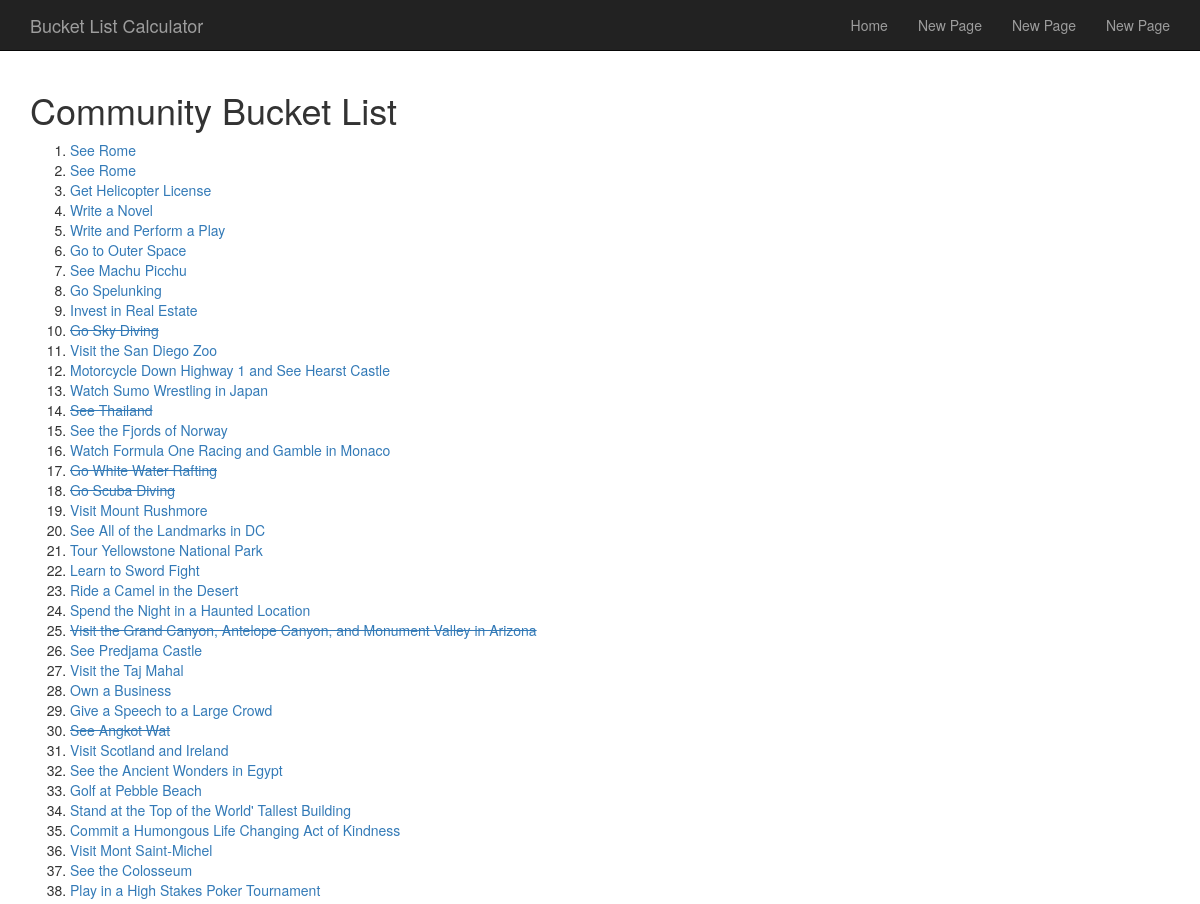
Page /bucketlist/ (upper part) on the earlier database version.
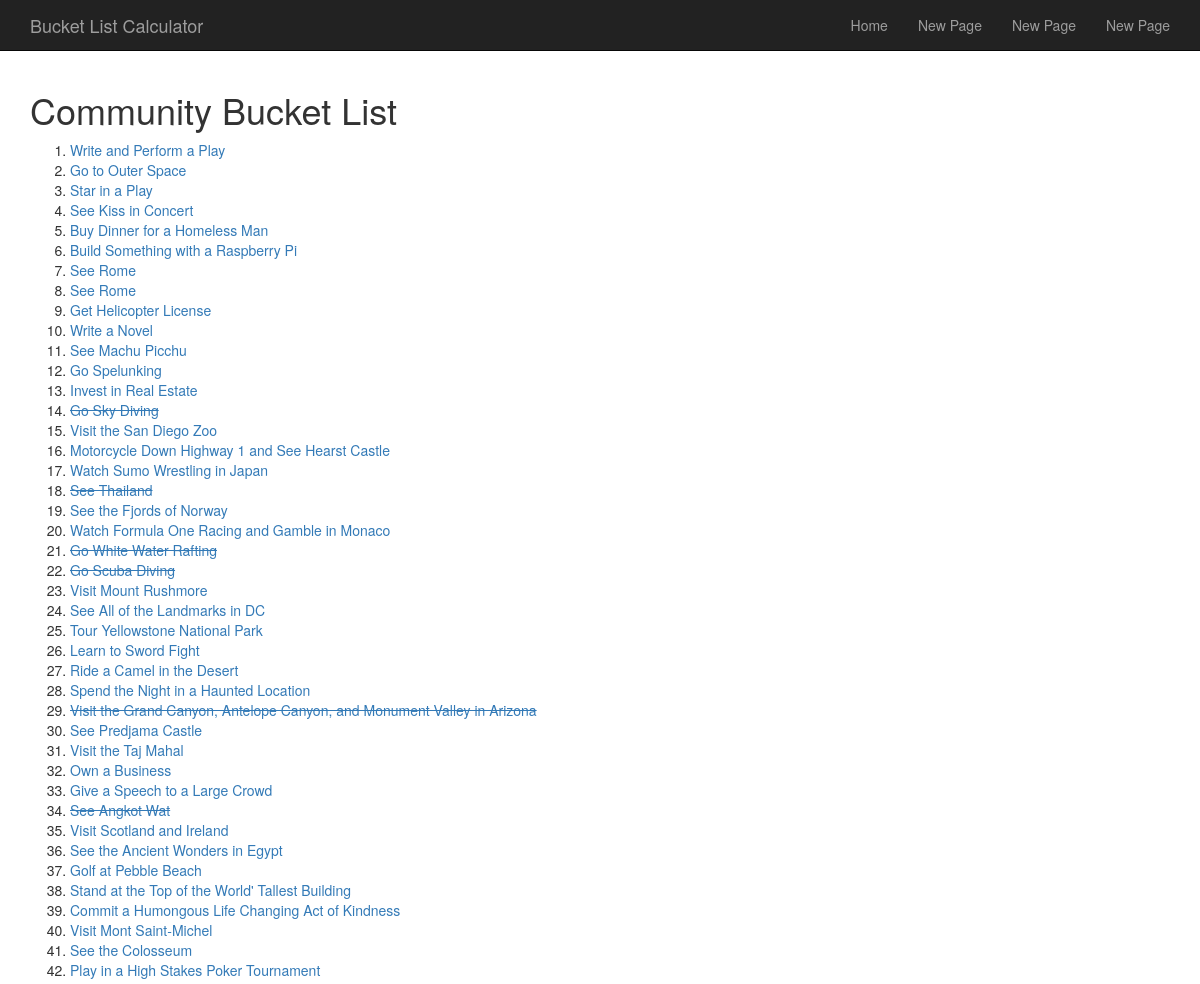
Same page on the later database version.
### BucketList/models.py (models this page shows, shortened)
class BucketListItem(models.Model):
    text = models.CharField(max_length = 200)
    pub_by = models.ForeignKey(User,editable = False)
    pub_date = models.DateTimeField(editable=False)
    goal_type = models.CharField(choices = CHOICES, max_length = 200)
    cost = models.IntegerField(max_length = 20)
    time = models.IntegerField(max_length = 20)
    hours = models.IntegerField(max_length = 20)
    crossed_off = models.BooleanField(editable = False)
    def recently_added(self):
        return self.pub_date >= timezone.now() - datetime.timedelta(days = 1)
    recently_added.boolean = True

### BucketList/views.py (the view)
# urls.py: url(r'^item/(?P<id>\w+)/', views.index_items, name = 'index items'),
def index(request):
    all_list_items = BucketListItem.objects.all().order_by('-pub_date')
    context = {'all_list_items': all_list_items}
    return render(request, 'BucketList/index.html', context)

### BucketList/templates/BucketList/index.html (shortened to what this page needs)
{% extends 'base.html' %}
{% block content %}
<h1>Community Bucket List</h1>
{% if all_list_items %}
    <ol>
    {% for item in all_list_items %}
        {% if item.crossed_off == True %}
            <li><a href="/bucketlist/item/{{item.id}}/" style="text-decoration: line-through;">{{ item.text }}</a></li>
        {% else %}
            <li><a href="/bucketlist/item/{{item.id}}/">{{ item.text }}</a></li>
        {% endif %}
    {% endfor %}
    <br/>
    <br/>
    <br>
    <br>
{% else %}
    <p>There are no Bucket List items here!  Better go add one.</p>
{% endif %}
{% endblock content%}

Differences in the rows shown:
changed BucketListItem "Write and Perform a Play": moves up the list
changed BucketListItem "Go to Outer Space": moves up the list
added BucketListItem: text "Star in a Play"
added BucketListItem: text "See Kiss in Concert"
added BucketListItem: text "Buy Dinner for a Homeless Man"
added BucketListItem: text "Build Something with a Raspberry Pi"
